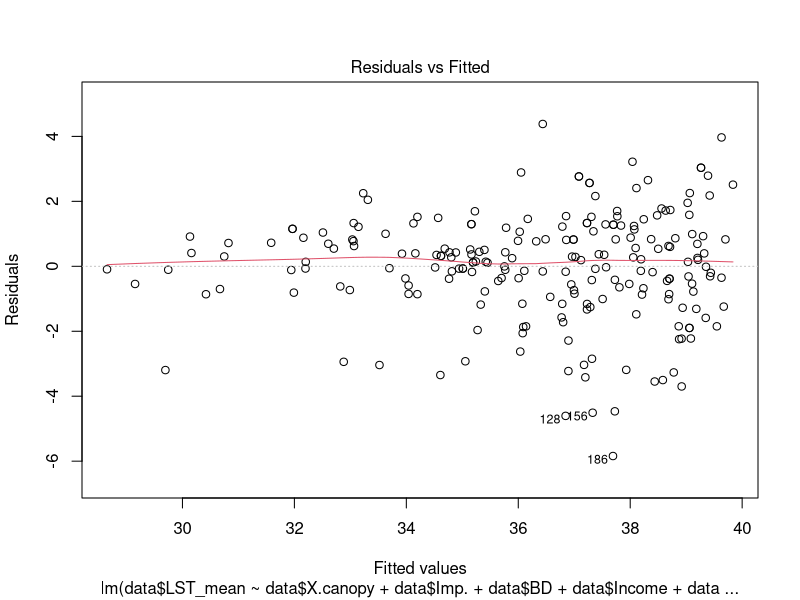
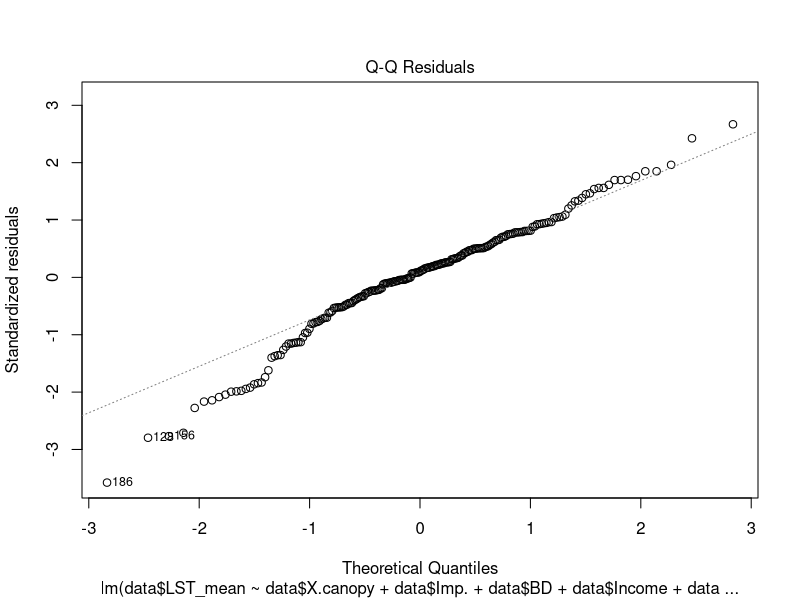
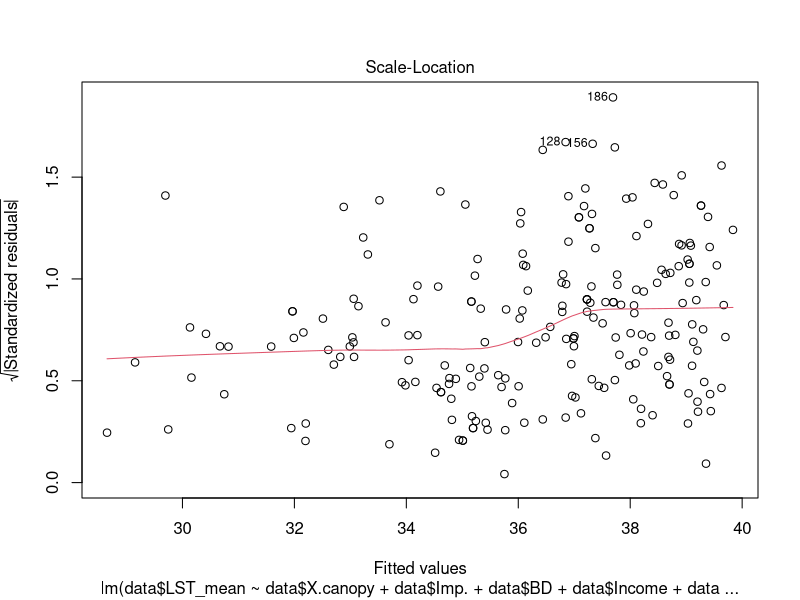
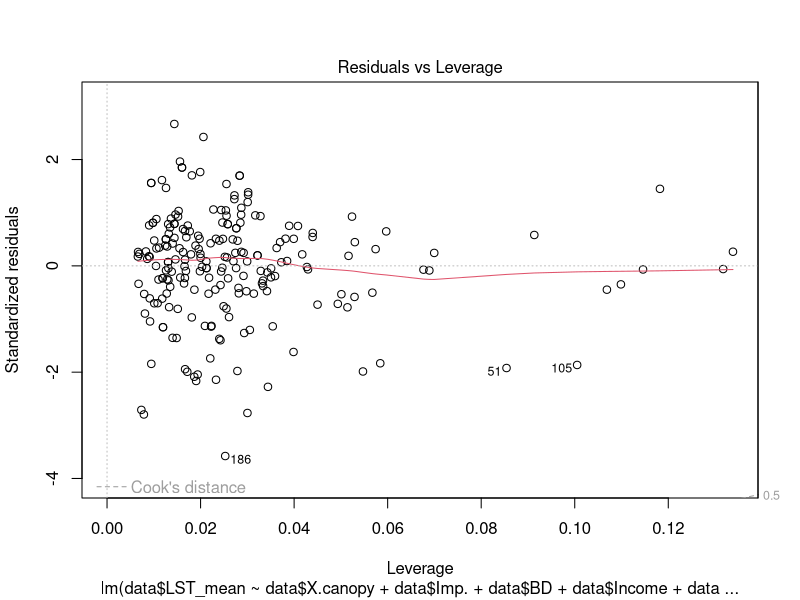
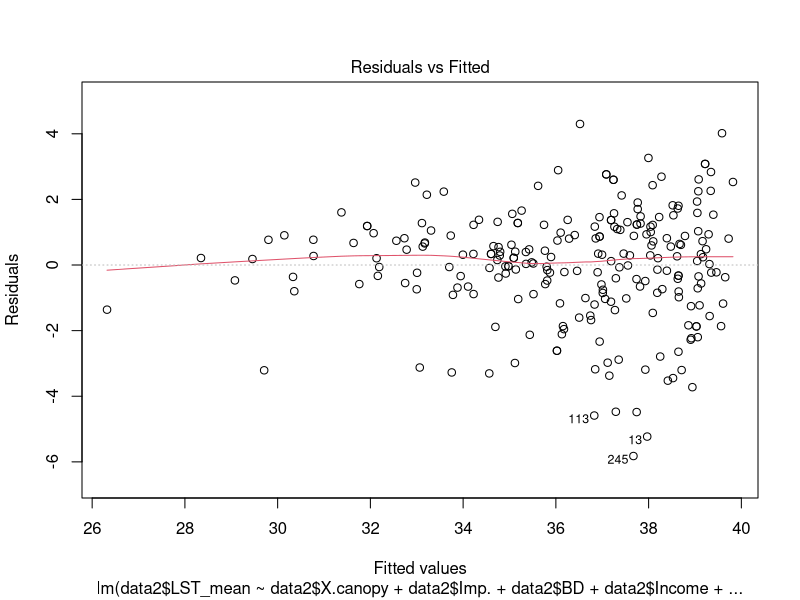
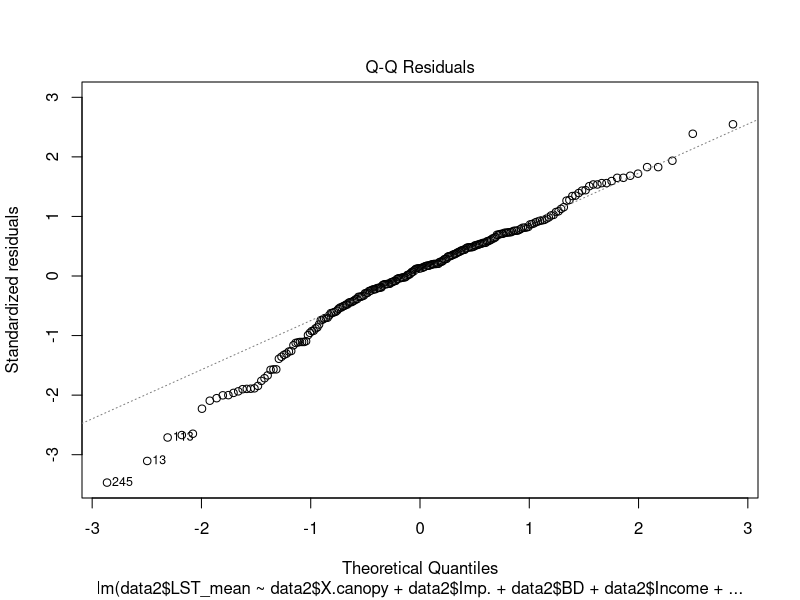
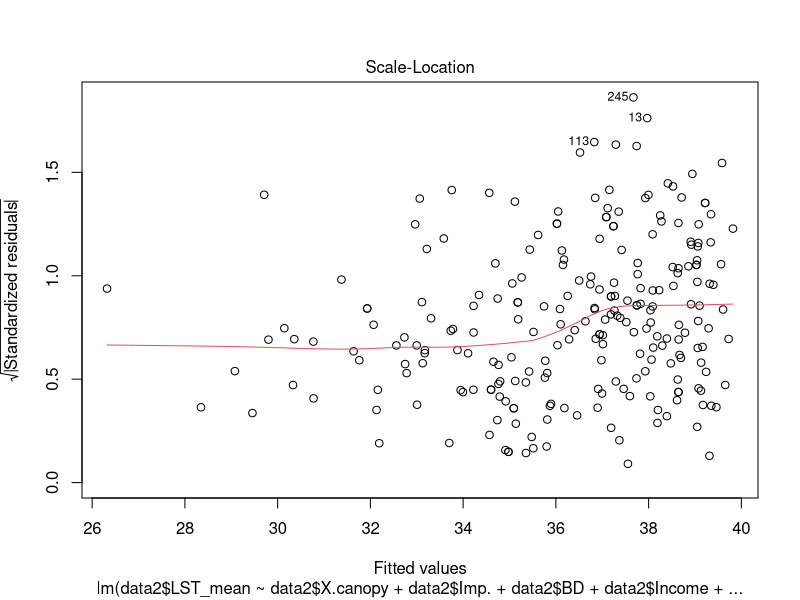
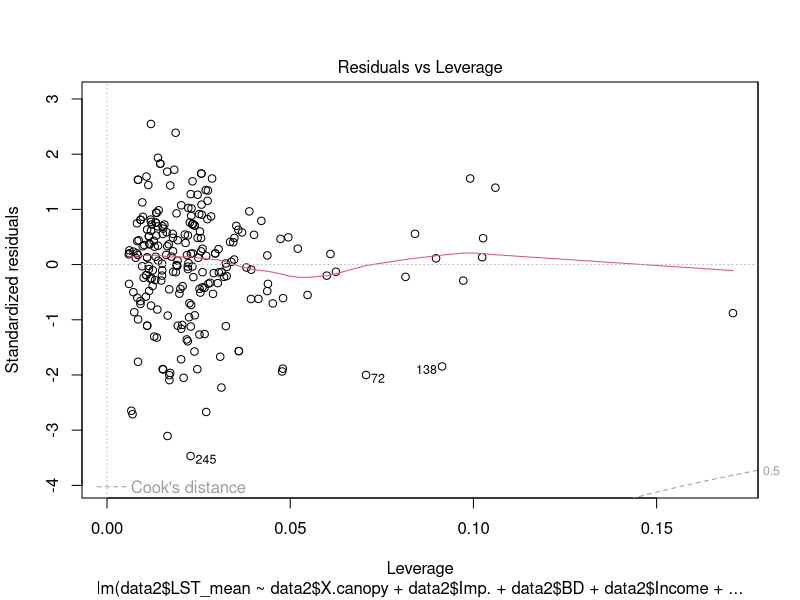

Reproduce these figures in R, in order.
data<-read.csv("shortlist_data_0715.csv")
#View(data)

data2<-read.csv("full_data_0710.csv")
#View(data2)

###################LST#######################
LST.model<-lm(data$LST_mean~data$X.canopy+data$Imp.+data$BD+data$Income+data$river.distance..meters.)
summary(LST.model)
plot(LST.model)

LST2.model<-lm(data2$LST_mean~data2$X.canopy+data2$Imp.+data2$BD+data2$Income+data2$river.distance..meters.)
summary(LST2.model)
plot(LST2.model)

##the diagnostic plots actually look good here, a linear model could work well
##worked with both shortlist and longlist data

##############################NO2######################
NO2.model<-lm(data$NO2_mean~data$Road.+data$Income+data$petrochem_distance+data$BD)
summary(NO2.model)
plot(NO2.model)
##diagnostics don't look so great
##log transform didn't help, neither did sqrt

NO2.ranked<-rank(data$NO2_mean)
ranked.data<-data.frame(NO2_mean=data$NO2_mean, NO2_ranked=NO2.ranked, income=data$Income,
                        BD=data$BD, petrochem=data$petrochem_distance, road=data$Road.)
View(ranked.data)

lm.no2.ranked<-lm(NO2_ranked~BD+petrochem+road+income, data=ranked.data)
summary(lm.no2.ranked)
plot(lm.no2.ranked)
##rank transform helped but still not perfect

library(mgcv)
NO2.gam<-gam(data$NO2_mean~data$BD+s(data$petrochem_distance, k=9)+
               s(data$Income, k=27))
summary(NO2.gam)
plot(NO2.gam)

plot(NO2.gam, residuals=TRUE, pch=1, seWithMean = TRUE)

gam.check(NO2.gam)
##not sure about some of these diagnostic plots, they look pretty decent but not perfect

NO2.gam2<-gam(data2$NO2_mean~data2$BD+s(data2$petrochem_distance, k=9)+
                s(data2$Income, k=35))
summary(NO2.gam2)

gam.check(NO2.gam2)

plot(NO2.gam2, residuals=TRUE, pch=1, shade = TRUE, shade.col="blue")

##seems to work on full dataset too, but I had to increase k even more for income

##want to check what happens if I remove BD from the equation:

NO2.gam3<-gam(data2$NO2_mean~s(data2$petrochem_distance, k=9)+
                s(data2$Income, k=28))
summary(NO2.gam3)
gam.check(NO2.gam3)

##basically same result but I was able to make k lower, deviance explained increased by <1%

##########################GS#######################
GS.model<-lm(sqrt(data$nearest_M)~data$BD+data$Income)
summary(GS.model)
plot(GS.model)
##diagnostic plots iffy
##sqrt transform seems to help 
##log transform did not help
##rank transform did not help

GS.gam<-gam(data$nearest_M~s(data$BD)+s(data$Income))
summary(GS.gam)
plot(GS.gam, residuals=TRUE, pch=1)
gam.check(GS.gam)
##diagnostic plots not looking so great, maybe don't use this

GS.lm2<-lm(sqrt(data$nearest_M)~data$BD*data$Income)
summary(GS.lm2)
plot(GS.lm2)
##still not great but better than first linear model, qqplot doesn't look normal

GS.ranked<-rank(data$nearest_M)
GS.ranked.data<-data.frame(GS=GS.ranked, Income=data$Income, BD=data$BD)
View(GS.ranked.data)
GS.lm2.ranked<-lm(GS.ranked.data$GS~GS.ranked.data$Income*GS.ranked.data$BD)
plot(GS.lm2.ranked)
summary(GS.lm2.ranked)
##same issue as above, qqplot doesn't look normal

##I'm starting to think the GS data might just have no pattern?
